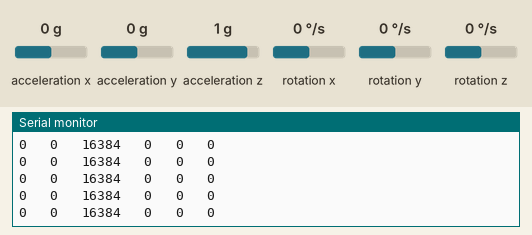
A sketch run on a simulated Arduino Uno, built with avr-gcc and run on an emulated ATmega328P. Shown: the last lines printed to the serial monitor. Inputs (shaded band) come from the test bench; at power-on: acceleration x 0 g, acceleration y 0 g, acceleration z 1 g, rotation x 0 °/s, rotation y 0 °/s, rotation z 0 °/s.

Above: at 1.2 s.
1.3 s: acceleration x set to -1.4 g
At 2.0 s:
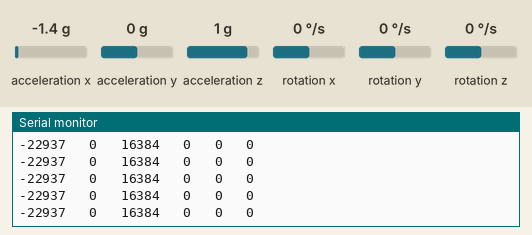
2.8 s: acceleration y set to 0.8 g
At 3.4 s:
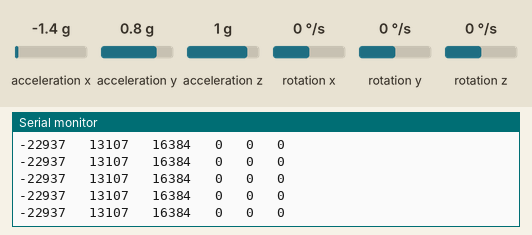
5.8 s: acceleration z set to -1.4 g
At 6.7 s:
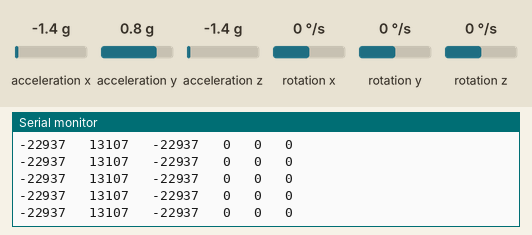
7.3 s: acceleration y set to -1.4 g
At 7.9 s:
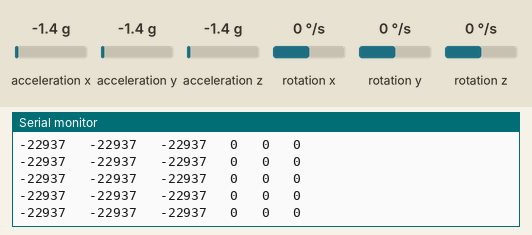
10.3 s: rotation x set to -192 °/s
At 10.9 s:
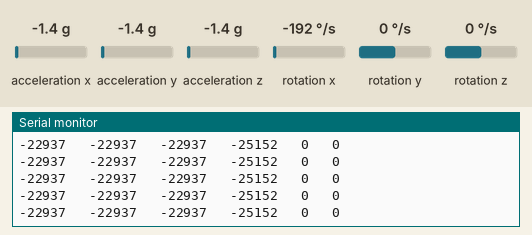
Timing chart, 0 to 12.8 s (numbered marks = the images above; inputs shaded):
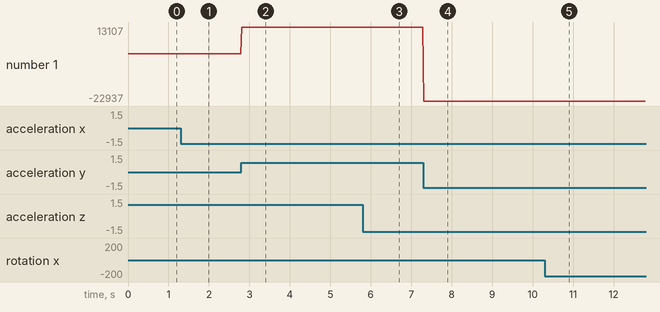

Measured:
- after the input at 1.3 s, the serial monitor: prints a new line at once (image 1)
- after the input at 2.8 s, the serial monitor: prints a new line at once (image 2)
- after the input at 5.8 s, the serial monitor: prints a new line at once (image 3)
- after the input at 7.3 s, the serial monitor: prints a new line at once (image 4)
- after the input at 10.3 s, the serial monitor: prints a new line at once (image 5)
- plotted number 1: 0 → 13107 after the input at 2.8 s

The sketch:

Mouse_Gyro_ENG.ino
```cpp
/* Code to control the mouse pointer
 * through the movement of the head
 * Change values at vx and vy (+300 and -100 in my case)
 * using the TEST code to make your project work.
 *
 * Gabry295
 */

#include <Wire.h>
#include <I2Cdev.h>
#include <MPU6050.h>
//#include <Mouse.h>

MPU6050 mpu;
int16_t ax, ay, az, gx, gy, gz;
int vx, vy;

void setup() {
  Serial.begin(115200);
  Wire.begin();
  mpu.initialize();
  if (!mpu.testConnection()) {
    while (1);
    }
}
 void prt(int a,int b,int c,int d,int e,int f)
 {
  Serial.print(a);
  Serial.print("   ");
  Serial.print(b);
  Serial.print("   ");
  Serial.print(c);
  Serial.print("   ");
  Serial.print(d);
  Serial.print("   ");
  Serial.print(e);
  Serial.print("   ");
  Serial.println(f);
 }
void loop() {
  mpu.getMotion6(&ax, &ay, &az, &gx, &gy, &gz);

  vx = -(gx+300)/80;  // "+300" because the x axis of gyroscope give values about -350 while it's not moving. Change this value if you get something different using the TEST code, chacking if there are values far from zero.
  vy = (gy)/80;
  prt(ax,ay,az,gx,gy,gz);
//  Mouse.move(vx, vy);

  delay(20);
}
```
